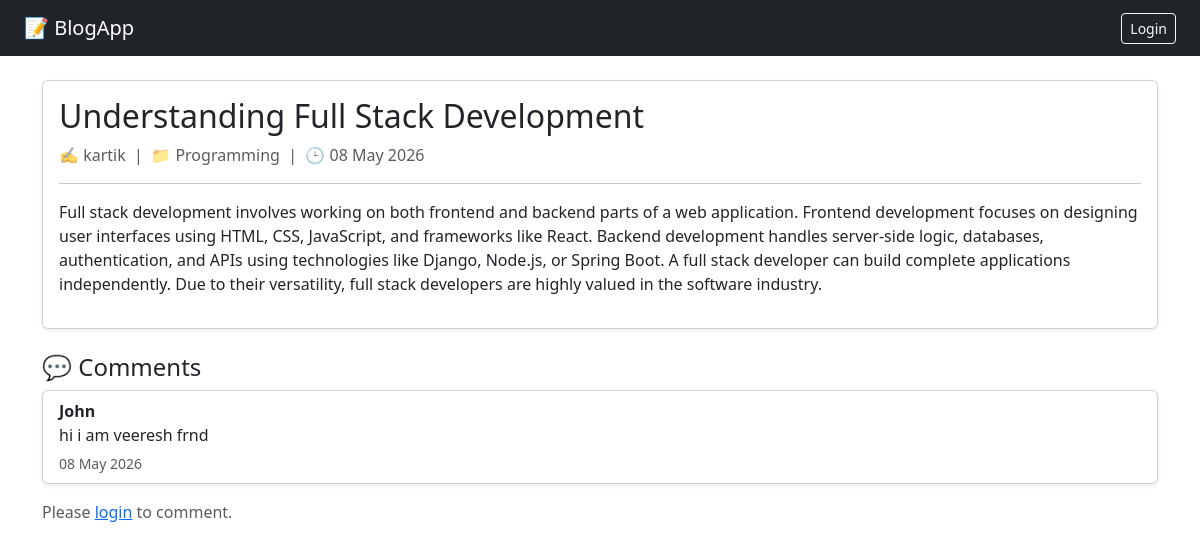
/blog/article/7/, run on the app's committed database.
### blog/models.py (models this page shows, shortened)
class Article(models.Model):
    title = models.CharField(max_length=200)
    content = models.TextField()
    author = models.ForeignKey(settings.AUTH_USER_MODEL, on_delete=models.CASCADE)
    category = models.ForeignKey(Category, on_delete=models.SET_NULL, null = True)
    created_date = models.DateTimeField(auto_now_add=True)

class Category(models.Model):
    name = models.CharField(max_length=100, unique=True)
    def __str__(self):
        return self.name

class Comment(models.Model):
    article = models.ForeignKey(
    Article,
    on_delete=models.CASCADE,
    related_name='comments')
    user = models.ForeignKey(settings.AUTH_USER_MODEL, on_delete=models.CASCADE)
    content = models.TextField()
    created_date = models.DateTimeField(auto_now_add=True)

### Accounts/models.py (models this page shows)
class CustomUser(AbstractUser):
    ROLE_CHOICES = (
        ('reader', 'Reader'),
        ('author', 'Author'),
        ('admin', 'Admin'),
    )
    role = models.CharField(max_length=10, choices=ROLE_CHOICES, default='reader')
    def __str__(self):
        return self.username

### blog/views.py (the view)
# urls.py: path('article/<int:id>/', article_detail, name='article_detail'),
def article_detail(request, id):
    article = get_object_or_404(Article, id=id)
    form = CommentForm()
    return render(request, 'app/article_detail.html', {'article': article, 'form':form})

### blog/templates/app/article_detail.html (shortened to what this page needs)
{% extends 'base.html' %}
{% block content %}
<div class="card shadow-sm mb-4">
    <div class="card-body">
        <h2 class="card-title">{{ article.title }}</h2>
        <p class="text-muted">✍️ {{ article.author }} &nbsp;|&nbsp; 📁 {{ article.category }} &nbsp;|&nbsp; 🕒 {{ article.created_date|date:"d M Y" }}</p>
        <hr>
        <p>{{ article.content }}</p>
    </div>
</div>
<h4>💬 Comments</h4>
{% for comment in article.comments.all %}
<div class="card mb-2 shadow-sm">
    <div class="card-body py-2">
        <strong>{{ comment.user }}</strong>
        <p class="mb-1">{{ comment.content }}</p>
        <small class="text-muted">{{ comment.created_date|date:"d M Y" }}</small>
    </div>
</div>
{% empty %}
    <p class="text-muted">No comments yet.</p>
{% endfor %}
{% if user.is_authenticated %}
<div class="card mt-4 shadow-sm">
    <div class="card-body">
        <h5>Add Comment</h5>
        <form method="POST" action="{% url 'add_comment' article.id %}">
            {% csrf_token %}
            {{ form.as_p }}
            <button type="submit" class="btn btn-dark btn-sm mt-2">Post Comment</button>
        </form>
    </div>
</div>
{% else %}
    <p class="text-muted mt-3">Please <a href="{% url 'login' %}">login</a> to comment.</p>
{% endif %}
{% endblock %}

### data on the page
Article: title "Understanding Full Stack Development", author "kartik", category "Programming", created_date "08 May 2026", content "Full stack development involves working on both frontend and backend parts of a web application. Frontend development focuses on designing user interfaces using HTML, CSS, JavaScript, and frameworks like React. Backend development handles server-side logic, databases, authentication, and APIs using technologies like Django, Node.js, or Spring Boot. A full stack developer can build complete applications independently. Due to their versatility, full stack developers are highly valued in the software industry."
Comment: user "John", content "hi i am veeresh frnd", created_date "08 May 2026"
